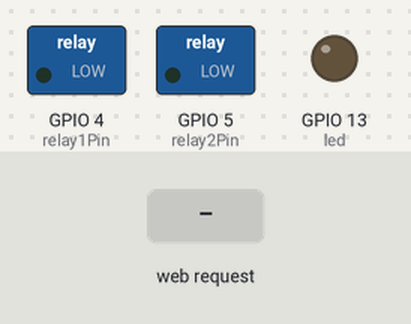
This sketch was run on a simulated ESP8266 (NodeMCU). Parts: switched loads named in the sketch (green lamp = pin HIGH), output pins drawn as LEDs (lit = HIGH). The inputs (shaded band) are chosen by the test bench. WiFi joins after 1.5 s; servers stay silent unless stated; what the sketch prints to the serial monitor is not drawn.

Above: at 2.7 s.
2.8 s: HTTP request GET /ireki received
At 3.2 s:
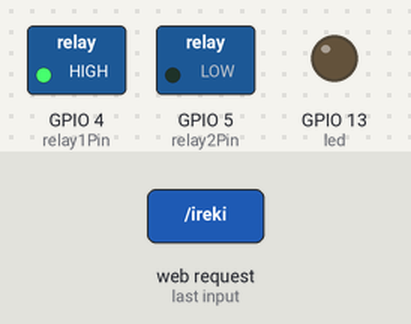
5.8 s: HTTP request GET /relay2 received
At 6.7 s:
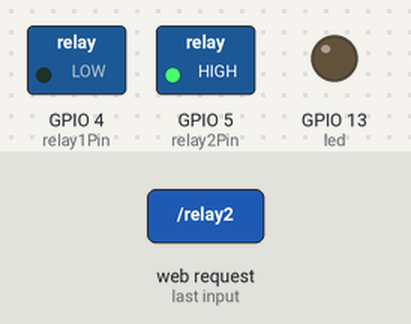
Timing chart, 0 to 9.3 s (numbered marks = the images above; inputs shaded):
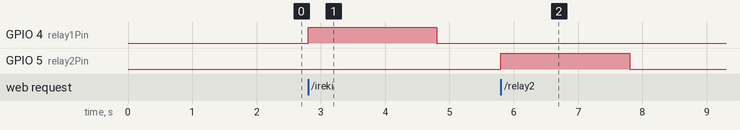

Measured:
- after the input at 2.8 s, GPIO 4 (relay1Pin): LOW → HIGH at once, → LOW 2.0 s later
- after the input at 5.8 s, GPIO 5 (relay2Pin): LOW → HIGH at once, → LOW 2.0 s later

The sketch:

TxirrinaRelay.ino
```cpp
#include <ESP8266WiFi.h>
#include <WiFiClient.h>
#include <ESP8266WebServer.h>
#include <ESP8266mDNS.h>

const char* ssid = "Armiarma";
const char* password = "4rmi4rm4";

IPAddress ip(192, 168, 1, 31); //set static ip
IPAddress gateway(192, 168, 1, 1); //set getteway
IPAddress subnet(255, 255, 255, 0);//set subnet

int relay1Pin =  4;//12;
int relay1Interval = 2000;

int relay2Pin =  5;//12;
int relay2Interval = 2000;

ESP8266WebServer server(80);

const int led = 13;

void handleRoot() {
  digitalWrite(led, 1);
  server.send(200, "text/plain", "I Love Jazar");
  digitalWrite(led, 0);
}

void handleNotFound(){
  digitalWrite(led, 1);
  String message = "File Not Found\n\n";
  message += "URI: ";
  message += server.uri();
  message += "\nMethod: ";
  message += (server.method() == HTTP_GET)?"GET":"POST";
  message += "\nArguments: ";
  message += server.args();
  message += "\n";
  for (uint8_t i=0; i<server.args(); i++){
    message += " " + server.argName(i) + ": " + server.arg(i) + "\n";
  }
  server.send(404, "text/plain", message);
  digitalWrite(led, 0);
}

void setup(void){
  pinMode(led, OUTPUT);
  pinMode(relay1Pin, OUTPUT);
  pinMode(relay2Pin, OUTPUT);

  digitalWrite(led, 0);
  Serial.begin(115200);
  WiFi.config(ip, gateway, subnet);
  WiFi.begin(ssid, password);
  Serial.println("");

  // Wait for connection
  while (WiFi.status() != WL_CONNECTED) {
    delay(500);
    Serial.print(".");
  }
  Serial.println("");
  Serial.print("Connected to ");
  Serial.println(ssid);
  Serial.print("IP address: ");
  Serial.println(WiFi.localIP());

  if (MDNS.begin("esp8266")) {
    Serial.println("MDNS responder started");
  }

  server.on("/", handleRoot);

  server.on("/ireki", [](){
    server.send(200, "text/json","{\"status\":\"ok\",\"action\":\"ireki\"}");
    triggerRelay1();
  });
   server.on("/relay2", [](){
    server.send(200, "text/json", "{\"status\":\"ok\",\"action\":\"relay2\"}");
    triggerRelay2();
  });

  server.onNotFound(handleNotFound);

  server.begin();
  Serial.println("HTTP server started");
}

void loop(void){
  server.handleClient();
}

void triggerRelay1(){
  digitalWrite(relay1Pin,HIGH);
  delay(relay1Interval);
  digitalWrite(relay1Pin,LOW);
}
void triggerRelay2(){
  digitalWrite(relay2Pin,HIGH);
  delay(relay2Interval);
  digitalWrite(relay2Pin,LOW);
}
```
